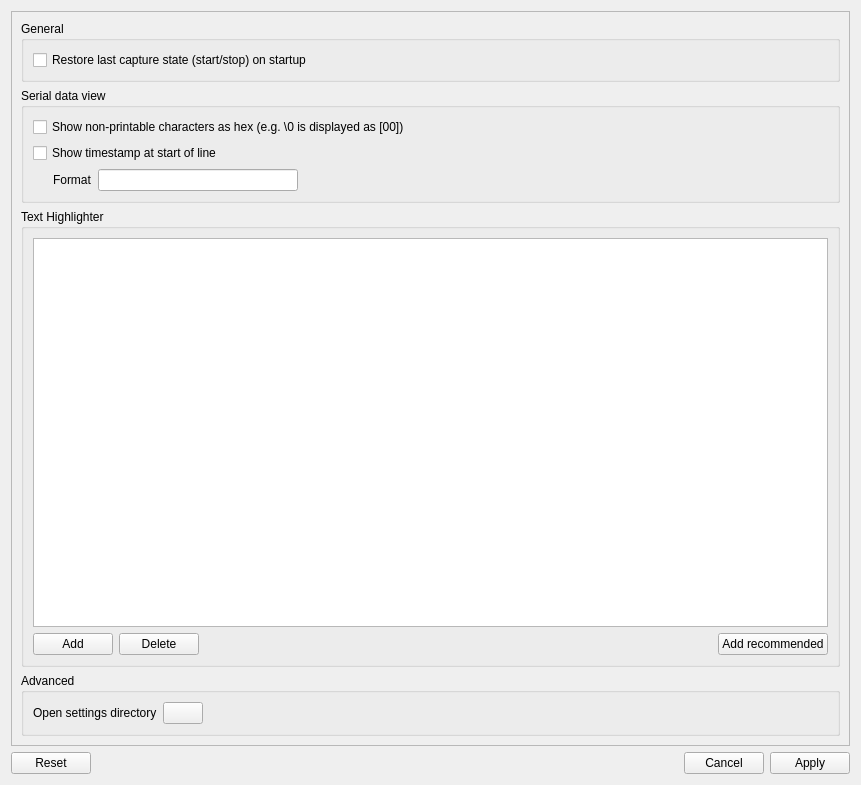
<?xml version="1.0" encoding="UTF-8"?>
<ui version="4.0">
 <class>Form</class>
 <widget class="QWidget" name="Form">
  <property name="geometry">
   <rect>
    <x>0</x>
    <y>0</y>
    <width>861</width>
    <height>785</height>
   </rect>
  </property>
  <property name="windowTitle">
   <string>Form</string>
  </property>
  <layout class="QVBoxLayout" name="verticalLayout_5">
   <item>
    <widget class="QFrame" name="frame">
     <property name="frameShape">
      <enum>QFrame::Shape::StyledPanel</enum>
     </property>
     <property name="frameShadow">
      <enum>QFrame::Shadow::Raised</enum>
     </property>
     <layout class="QVBoxLayout" name="verticalLayout_4">
      <item>
       <widget class="QGroupBox" name="groupBox">
        <property name="title">
         <string>General</string>
        </property>
        <layout class="QVBoxLayout" name="verticalLayout_6">
         <item>
          <widget class="QCheckBox" name="cb_restoreCaptureState">
           <property name="text">
            <string>Restore last capture state (start/stop) on startup</string>
           </property>
          </widget>
         </item>
        </layout>
       </widget>
      </item>
      <item>
       <widget class="QGroupBox" name="groupBox_4">
        <property name="title">
         <string>Serial data view</string>
        </property>
        <layout class="QVBoxLayout" name="verticalLayout_2">
         <item>
          <widget class="QCheckBox" name="cb_showNonPrintableAsHex">
           <property name="text">
            <string>Show non-printable characters as hex (e.g. \0 is displayed as [00])</string>
           </property>
          </widget>
         </item>
         <item>
          <widget class="QCheckBox" name="cb_showTimestamp">
           <property name="text">
            <string>Show timestamp at start of line</string>
           </property>
          </widget>
         </item>
         <item>
          <layout class="QHBoxLayout" name="horizontalLayout_4">
           <item>
            <spacer name="horizontalSpacer_3">
             <property name="orientation">
              <enum>Qt::Orientation::Horizontal</enum>
             </property>
             <property name="sizeType">
              <enum>QSizePolicy::Policy::Fixed</enum>
             </property>
             <property name="sizeHint" stdset="0">
              <size>
               <width>20</width>
               <height>20</height>
              </size>
             </property>
            </spacer>
           </item>
           <item>
            <widget class="QLabel" name="label_2">
             <property name="text">
              <string>Format</string>
             </property>
            </widget>
           </item>
           <item>
            <widget class="QLineEdit" name="ed_timestampFormat">
             <property name="sizePolicy">
              <sizepolicy hsizetype="MinimumExpanding" vsizetype="Fixed">
               <horstretch>0</horstretch>
               <verstretch>0</verstretch>
              </sizepolicy>
             </property>
             <property name="maximumSize">
              <size>
               <width>200</width>
               <height>16777215</height>
              </size>
             </property>
             <property name="toolTip">
              <string notr="true"/>
             </property>
            </widget>
           </item>
           <item>
            <widget class="QLabel" name="lb_validationResult">
             <property name="text">
              <string/>
             </property>
            </widget>
           </item>
           <item>
            <spacer name="horizontalSpacer_5">
             <property name="orientation">
              <enum>Qt::Orientation::Horizontal</enum>
             </property>
             <property name="sizeHint" stdset="0">
              <size>
               <width>40</width>
               <height>20</height>
              </size>
             </property>
            </spacer>
           </item>
          </layout>
         </item>
        </layout>
       </widget>
      </item>
      <item>
       <widget class="QGroupBox" name="groupBox_2">
        <property name="title">
         <string>Text Highlighter</string>
        </property>
        <layout class="QVBoxLayout" name="verticalLayout">
         <item>
          <widget class="QTableView" name="tableView">
           <property name="minimumSize">
            <size>
             <width>600</width>
             <height>250</height>
            </size>
           </property>
           <property name="sizeAdjustPolicy">
            <enum>QAbstractScrollArea::SizeAdjustPolicy::AdjustToContentsOnFirstShow</enum>
           </property>
           <property name="tabKeyNavigation">
            <bool>false</bool>
           </property>
           <property name="showDropIndicator" stdset="0">
            <bool>false</bool>
           </property>
           <property name="dragDropOverwriteMode">
            <bool>false</bool>
           </property>
           <property name="selectionMode">
            <enum>QAbstractItemView::SelectionMode::MultiSelection</enum>
           </property>
           <property name="selectionBehavior">
            <enum>QAbstractItemView::SelectionBehavior::SelectRows</enum>
           </property>
           <property name="gridStyle">
            <enum>Qt::PenStyle::DotLine</enum>
           </property>
           <attribute name="verticalHeaderVisible">
            <bool>true</bool>
           </attribute>
           <attribute name="verticalHeaderMinimumSectionSize">
            <number>20</number>
           </attribute>
           <attribute name="verticalHeaderDefaultSectionSize">
            <number>24</number>
           </attribute>
          </widget>
         </item>
         <item>
          <layout class="QHBoxLayout" name="horizontalLayout">
           <item>
            <widget class="QPushButton" name="pb_add">
             <property name="text">
              <string>Add</string>
             </property>
            </widget>
           </item>
           <item>
            <widget class="QPushButton" name="pb_delete">
             <property name="text">
              <string>Delete</string>
             </property>
            </widget>
           </item>
           <item>
            <spacer name="horizontalSpacer_2">
             <property name="orientation">
              <enum>Qt::Orientation::Horizontal</enum>
             </property>
             <property name="sizeType">
              <enum>QSizePolicy::Policy::Expanding</enum>
             </property>
             <property name="sizeHint" stdset="0">
              <size>
               <width>60</width>
               <height>20</height>
              </size>
             </property>
            </spacer>
           </item>
           <item>
            <widget class="QPushButton" name="pb_applyHighlighterRecommendations">
             <property name="text">
              <string>Add recommended</string>
             </property>
            </widget>
           </item>
          </layout>
         </item>
        </layout>
       </widget>
      </item>
      <item>
       <widget class="QGroupBox" name="groupBox_3">
        <property name="title">
         <string>Advanced</string>
        </property>
        <layout class="QVBoxLayout" name="verticalLayout_3">
         <item>
          <layout class="QHBoxLayout" name="horizontalLayout_2">
           <item>
            <widget class="QLabel" name="label">
             <property name="text">
              <string>Open settings directory</string>
             </property>
            </widget>
           </item>
           <item>
            <widget class="QPushButton" name="pb_openSettingsDir">
             <property name="text">
              <string/>
             </property>
            </widget>
           </item>
           <item>
            <spacer name="horizontalSpacer">
             <property name="orientation">
              <enum>Qt::Orientation::Horizontal</enum>
             </property>
             <property name="sizeHint" stdset="0">
              <size>
               <width>40</width>
               <height>20</height>
              </size>
             </property>
            </spacer>
           </item>
          </layout>
         </item>
        </layout>
       </widget>
      </item>
     </layout>
    </widget>
   </item>
   <item>
    <widget class="QDialogButtonBox" name="buttonBox">
     <property name="standardButtons">
      <set>QDialogButtonBox::StandardButton::Apply|QDialogButtonBox::StandardButton::Cancel|QDialogButtonBox::StandardButton::Reset</set>
     </property>
     <property name="centerButtons">
      <bool>false</bool>
     </property>
    </widget>
   </item>
  </layout>
 </widget>
 <resources/>
 <connections/>
</ui>
